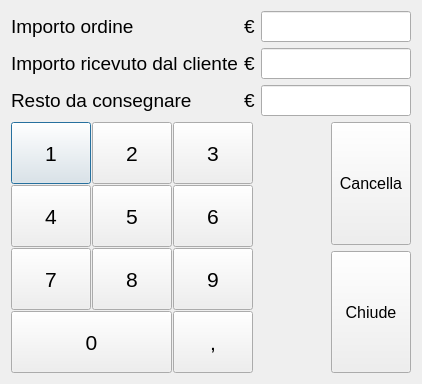
<?xml version="1.0" encoding="UTF-8"?>
<ui version="4.0">
 <class>RestoDlg</class>
 <widget class="QDialog" name="RestoDlg">
  <property name="geometry">
   <rect>
    <x>0</x>
    <y>0</y>
    <width>422</width>
    <height>384</height>
   </rect>
  </property>
  <property name="windowTitle">
   <string>Calcolo resto</string>
  </property>
  <property name="styleSheet">
   <string notr="true"/>
  </property>
  <layout class="QVBoxLayout" name="verticalLayout_2">
   <item>
    <layout class="QGridLayout" name="gridLayout_2">
     <item row="0" column="0">
      <widget class="QLabel" name="label">
       <property name="font">
        <font>
         <pointsize>14</pointsize>
        </font>
       </property>
       <property name="text">
        <string>Importo ordine</string>
       </property>
      </widget>
     </item>
     <item row="0" column="1">
      <widget class="QLabel" name="label_4">
       <property name="font">
        <font>
         <pointsize>14</pointsize>
        </font>
       </property>
       <property name="text">
        <string>€</string>
       </property>
      </widget>
     </item>
     <item row="0" column="2">
      <widget class="QLineEdit" name="importoTxt">
       <property name="font">
        <font>
         <pointsize>14</pointsize>
        </font>
       </property>
       <property name="alignment">
        <set>Qt::AlignRight|Qt::AlignTrailing|Qt::AlignVCenter</set>
       </property>
       <property name="readOnly">
        <bool>true</bool>
       </property>
      </widget>
     </item>
     <item row="1" column="0">
      <widget class="QLabel" name="label_2">
       <property name="font">
        <font>
         <pointsize>14</pointsize>
        </font>
       </property>
       <property name="text">
        <string>Importo ricevuto dal cliente</string>
       </property>
      </widget>
     </item>
     <item row="1" column="1">
      <widget class="QLabel" name="label_5">
       <property name="font">
        <font>
         <pointsize>14</pointsize>
        </font>
       </property>
       <property name="text">
        <string>€</string>
       </property>
      </widget>
     </item>
     <item row="1" column="2">
      <widget class="QLineEdit" name="importoRicevutoTxt">
       <property name="font">
        <font>
         <pointsize>14</pointsize>
        </font>
       </property>
       <property name="alignment">
        <set>Qt::AlignRight|Qt::AlignTrailing|Qt::AlignVCenter</set>
       </property>
       <property name="readOnly">
        <bool>true</bool>
       </property>
      </widget>
     </item>
     <item row="2" column="0">
      <widget class="QLabel" name="label_3">
       <property name="font">
        <font>
         <pointsize>14</pointsize>
        </font>
       </property>
       <property name="text">
        <string>Resto da consegnare</string>
       </property>
      </widget>
     </item>
     <item row="2" column="1">
      <widget class="QLabel" name="label_6">
       <property name="font">
        <font>
         <pointsize>14</pointsize>
        </font>
       </property>
       <property name="text">
        <string>€</string>
       </property>
      </widget>
     </item>
     <item row="2" column="2">
      <widget class="QLineEdit" name="restoCalcolatoTxt">
       <property name="font">
        <font>
         <pointsize>14</pointsize>
         <weight>75</weight>
         <bold>true</bold>
        </font>
       </property>
       <property name="alignment">
        <set>Qt::AlignRight|Qt::AlignTrailing|Qt::AlignVCenter</set>
       </property>
       <property name="readOnly">
        <bool>true</bool>
       </property>
      </widget>
     </item>
    </layout>
   </item>
   <item>
    <layout class="QHBoxLayout" name="horizontalLayout">
     <item>
      <layout class="QGridLayout" name="gridLayout">
       <property name="spacing">
        <number>1</number>
       </property>
       <item row="0" column="0">
        <widget class="QPushButton" name="tasto1Btn">
         <property name="sizePolicy">
          <sizepolicy hsizetype="Expanding" vsizetype="Expanding">
           <horstretch>0</horstretch>
           <verstretch>0</verstretch>
          </sizepolicy>
         </property>
         <property name="font">
          <font>
           <pointsize>16</pointsize>
           <weight>50</weight>
           <bold>false</bold>
          </font>
         </property>
         <property name="text">
          <string>1</string>
         </property>
        </widget>
       </item>
       <item row="1" column="1">
        <widget class="QPushButton" name="tasto5Btn">
         <property name="sizePolicy">
          <sizepolicy hsizetype="Expanding" vsizetype="Expanding">
           <horstretch>0</horstretch>
           <verstretch>0</verstretch>
          </sizepolicy>
         </property>
         <property name="font">
          <font>
           <pointsize>16</pointsize>
           <weight>50</weight>
           <bold>false</bold>
          </font>
         </property>
         <property name="text">
          <string>5</string>
         </property>
        </widget>
       </item>
       <item row="1" column="2">
        <widget class="QPushButton" name="tasto6Btn">
         <property name="sizePolicy">
          <sizepolicy hsizetype="Expanding" vsizetype="Expanding">
           <horstretch>0</horstretch>
           <verstretch>0</verstretch>
          </sizepolicy>
         </property>
         <property name="font">
          <font>
           <pointsize>16</pointsize>
           <weight>50</weight>
           <bold>false</bold>
          </font>
         </property>
         <property name="text">
          <string>6</string>
         </property>
        </widget>
       </item>
       <item row="3" column="0" colspan="2">
        <widget class="QPushButton" name="tasto0Btn">
         <property name="sizePolicy">
          <sizepolicy hsizetype="Expanding" vsizetype="Expanding">
           <horstretch>0</horstretch>
           <verstretch>0</verstretch>
          </sizepolicy>
         </property>
         <property name="font">
          <font>
           <pointsize>16</pointsize>
           <weight>50</weight>
           <bold>false</bold>
          </font>
         </property>
         <property name="text">
          <string>0</string>
         </property>
        </widget>
       </item>
       <item row="0" column="2">
        <widget class="QPushButton" name="tasto3Btn">
         <property name="sizePolicy">
          <sizepolicy hsizetype="Expanding" vsizetype="Expanding">
           <horstretch>0</horstretch>
           <verstretch>0</verstretch>
          </sizepolicy>
         </property>
         <property name="font">
          <font>
           <pointsize>16</pointsize>
           <weight>50</weight>
           <bold>false</bold>
          </font>
         </property>
         <property name="text">
          <string>3</string>
         </property>
        </widget>
       </item>
       <item row="3" column="2">
        <widget class="QPushButton" name="tastoVirgolaBtn">
         <property name="sizePolicy">
          <sizepolicy hsizetype="Expanding" vsizetype="Expanding">
           <horstretch>0</horstretch>
           <verstretch>0</verstretch>
          </sizepolicy>
         </property>
         <property name="font">
          <font>
           <pointsize>16</pointsize>
           <weight>50</weight>
           <bold>false</bold>
          </font>
         </property>
         <property name="text">
          <string>,</string>
         </property>
        </widget>
       </item>
       <item row="2" column="0">
        <widget class="QPushButton" name="tasto7Btn">
         <property name="sizePolicy">
          <sizepolicy hsizetype="Expanding" vsizetype="Expanding">
           <horstretch>0</horstretch>
           <verstretch>0</verstretch>
          </sizepolicy>
         </property>
         <property name="font">
          <font>
           <pointsize>16</pointsize>
           <weight>50</weight>
           <bold>false</bold>
          </font>
         </property>
         <property name="text">
          <string>7</string>
         </property>
        </widget>
       </item>
       <item row="0" column="1">
        <widget class="QPushButton" name="tasto2Btn">
         <property name="sizePolicy">
          <sizepolicy hsizetype="Expanding" vsizetype="Expanding">
           <horstretch>0</horstretch>
           <verstretch>0</verstretch>
          </sizepolicy>
         </property>
         <property name="font">
          <font>
           <pointsize>16</pointsize>
           <weight>50</weight>
           <bold>false</bold>
          </font>
         </property>
         <property name="text">
          <string>2</string>
         </property>
        </widget>
       </item>
       <item row="2" column="2">
        <widget class="QPushButton" name="tasto9Btn">
         <property name="sizePolicy">
          <sizepolicy hsizetype="Expanding" vsizetype="Expanding">
           <horstretch>0</horstretch>
           <verstretch>0</verstretch>
          </sizepolicy>
         </property>
         <property name="font">
          <font>
           <pointsize>16</pointsize>
           <weight>50</weight>
           <bold>false</bold>
          </font>
         </property>
         <property name="text">
          <string>9</string>
         </property>
        </widget>
       </item>
       <item row="1" column="0">
        <widget class="QPushButton" name="tasto4Btn">
         <property name="sizePolicy">
          <sizepolicy hsizetype="Expanding" vsizetype="Expanding">
           <horstretch>0</horstretch>
           <verstretch>0</verstretch>
          </sizepolicy>
         </property>
         <property name="font">
          <font>
           <pointsize>16</pointsize>
           <weight>50</weight>
           <bold>false</bold>
          </font>
         </property>
         <property name="text">
          <string>4</string>
         </property>
        </widget>
       </item>
       <item row="2" column="1">
        <widget class="QPushButton" name="tasto8Btn">
         <property name="sizePolicy">
          <sizepolicy hsizetype="Expanding" vsizetype="Expanding">
           <horstretch>0</horstretch>
           <verstretch>0</verstretch>
          </sizepolicy>
         </property>
         <property name="font">
          <font>
           <pointsize>16</pointsize>
           <weight>50</weight>
           <bold>false</bold>
          </font>
         </property>
         <property name="text">
          <string>8</string>
         </property>
        </widget>
       </item>
      </layout>
     </item>
     <item>
      <spacer name="horizontalSpacer">
       <property name="orientation">
        <enum>Qt::Horizontal</enum>
       </property>
       <property name="sizeType">
        <enum>QSizePolicy::Expanding</enum>
       </property>
       <property name="sizeHint" stdset="0">
        <size>
         <width>40</width>
         <height>20</height>
        </size>
       </property>
      </spacer>
     </item>
     <item>
      <layout class="QVBoxLayout" name="verticalLayout">
       <item>
        <widget class="QPushButton" name="cancellaBtn">
         <property name="sizePolicy">
          <sizepolicy hsizetype="Expanding" vsizetype="Expanding">
           <horstretch>0</horstretch>
           <verstretch>0</verstretch>
          </sizepolicy>
         </property>
         <property name="minimumSize">
          <size>
           <width>0</width>
           <height>0</height>
          </size>
         </property>
         <property name="maximumSize">
          <size>
           <width>150</width>
           <height>150</height>
          </size>
         </property>
         <property name="font">
          <font>
           <pointsize>12</pointsize>
          </font>
         </property>
         <property name="text">
          <string>Cancella</string>
         </property>
        </widget>
       </item>
       <item>
        <widget class="QPushButton" name="chiudeBtn">
         <property name="sizePolicy">
          <sizepolicy hsizetype="Expanding" vsizetype="Expanding">
           <horstretch>0</horstretch>
           <verstretch>0</verstretch>
          </sizepolicy>
         </property>
         <property name="minimumSize">
          <size>
           <width>0</width>
           <height>0</height>
          </size>
         </property>
         <property name="maximumSize">
          <size>
           <width>150</width>
           <height>150</height>
          </size>
         </property>
         <property name="font">
          <font>
           <pointsize>12</pointsize>
          </font>
         </property>
         <property name="text">
          <string>Chiude</string>
         </property>
        </widget>
       </item>
      </layout>
     </item>
    </layout>
   </item>
  </layout>
 </widget>
 <tabstops>
  <tabstop>tasto1Btn</tabstop>
  <tabstop>tasto2Btn</tabstop>
  <tabstop>tasto3Btn</tabstop>
  <tabstop>tasto4Btn</tabstop>
  <tabstop>tasto5Btn</tabstop>
  <tabstop>tasto6Btn</tabstop>
  <tabstop>tasto7Btn</tabstop>
  <tabstop>tasto8Btn</tabstop>
  <tabstop>tasto9Btn</tabstop>
  <tabstop>tasto0Btn</tabstop>
  <tabstop>tastoVirgolaBtn</tabstop>
  <tabstop>cancellaBtn</tabstop>
  <tabstop>chiudeBtn</tabstop>
  <tabstop>importoTxt</tabstop>
  <tabstop>importoRicevutoTxt</tabstop>
  <tabstop>restoCalcolatoTxt</tabstop>
 </tabstops>
 <resources/>
 <connections>
  <connection>
   <sender>cancellaBtn</sender>
   <signal>clicked()</signal>
   <receiver>importoRicevutoTxt</receiver>
   <slot>clear()</slot>
   <hints>
    <hint type="sourcelabel">
     <x>360</x>
     <y>120</y>
    </hint>
    <hint type="destinationlabel">
     <x>289</x>
     <y>41</y>
    </hint>
   </hints>
  </connection>
  <connection>
   <sender>chiudeBtn</sender>
   <signal>clicked()</signal>
   <receiver>RestoDlg</receiver>
   <slot>reject()</slot>
   <hints>
    <hint type="sourcelabel">
     <x>343</x>
     <y>248</y>
    </hint>
    <hint type="destinationlabel">
     <x>288</x>
     <y>269</y>
    </hint>
   </hints>
  </connection>
 </connections>
</ui>
